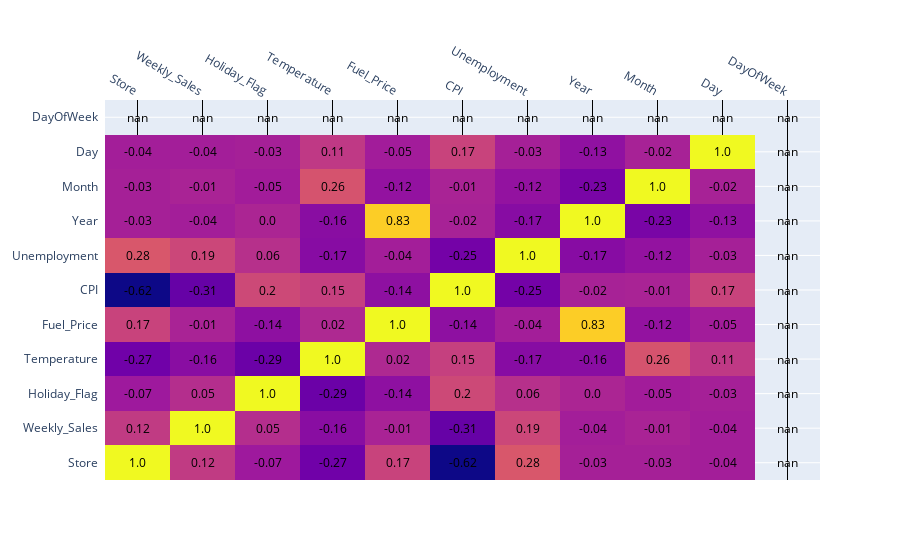

Notebook cell for this chart:
### Code cell
# Correlation matrix
corr_matrix = df.corr().round(2)

import plotly.figure_factory as ff

fig = ff.create_annotated_heatmap(corr_matrix.values,
                                  x = corr_matrix.columns.tolist(),
                                  y = corr_matrix.index.tolist())


fig.show()

### Figure 1 — Plotly figure (JSON) as saved in the notebook; plotly's stock layout.template omitted (floating-point values rounded to 4 significant figures)
{"data": [{"colorscale": [[0, "#0d0887"], [0.1111, "#46039f"], [0.2222, "#7201a8"], [0.3333, "#9c179e"], [0.4444, "#bd3786"], [0.5556, "#d8576b"], [0.6667, "#ed7953"], [0.7778, "#fb9f3a"], [0.8889, "#fdca26"], [1, "#f0f921"]], "reversescale": false, "showscale": false, "type": "heatmap", "x": ["Store", "Weekly_Sales", "Holiday_Flag", "Temperature", "Fuel_Price", "CPI", "Unemployment", "Year", "Month", "Day", "DayOfWeek"], "y": ["Store", "Weekly_Sales", "Holiday_Flag", "Temperature", "Fuel_Price", "CPI", "Unemployment", "Year", "Month", "Day", "DayOfWeek"], "z": [[1, 0.12, -0.07, -0.27, 0.17, -0.62, 0.28, -0.03, -0.03, -0.04, null], [0.12, 1, 0.05, -0.16, -0.01, -0.31, 0.19, -0.04, -0.01, -0.04, null], [-0.07, 0.05, 1, -0.29, -0.14, 0.2, 0.06, 0, -0.05, -0.03, null], [-0.27, -0.16, -0.29, 1, 0.02, 0.15, -0.17, -0.16, 0.26, 0.11, null], [0.17, -0.01, -0.14, 0.02, 1, -0.14, -0.04, 0.83, -0.12, -0.05, null], [-0.62, -0.31, 0.2, 0.15, -0.14, 1, -0.25, -0.02, -0.01, 0.17, null], [0.28, 0.19, 0.06, -0.17, -0.04, -0.25, 1, -0.17, -0.12, -0.03, null], [-0.03, -0.04, 0, -0.16, 0.83, -0.02, -0.17, 1, -0.23, -0.13, null], [-0.03, -0.01, -0.05, 0.26, -0.12, -0.01, -0.12, -0.23, 1, -0.02, null], [-0.04, -0.04, -0.03, 0.11, -0.05, 0.17, -0.03, -0.13, -0.02, 1, null], [null, null, null, null, null, null, null, null, null, null, null]]}], "layout": {"annotations": [{"font": {"color": "#000000"}, "showarrow": false, "text": "1.0", "x": "Store", "xref": "x", "y": "Store", "yref": "y"}, {"font": {"color": "#000000"}, "showarrow": false, "text": "0.12", "x": "Weekly_Sales", "xref": "x", "y": "Store", "yref": "y"}, {"font": {"color": "#000000"}, "showarrow": false, "text": "-0.07", "x": "Holiday_Flag", "xref": "x", "y": "Store", "yref": "y"}, {"font": {"color": "#000000"}, "showarrow": false, "text": "-0.27", "x": "Temperature", "xref": "x", "y": "Store", "yref": "y"}, {"font": {"color": "#000000"}, "showarrow": false, "text": "0.17", "x": "Fuel_Price", "xref": "x", "y": "Store", "yref": "y"}, {"font": {"color": "#000000"}, "showarrow": false, "text": "-0.62", "x": "CPI", "xref": "x", "y": "Store", "yref": "y"}, {"font": {"color": "#000000"}, "showarrow": false, "text": "0.28", "x": "Unemployment", "xref": "x", "y": "Store", "yref": "y"}, {"font": {"color": "#000000"}, "showarrow": false, "text": "-0.03", "x": "Year", "xref": "x", "y": "Store", "yref": "y"}, {"font": {"color": "#000000"}, "showarrow": false, "text": "-0.03", "x": "Month", "xref": "x", "y": "Store", "yref": "y"}, {"font": {"color": "#000000"}, "showarrow": false, "text": "-0.04", "x": "Day", "xref": "x", "y": "Store", "yref": "y"}, {"font": {"color": "#000000"}, "showarrow": false, "text": "nan", "x": "DayOfWeek", "xref": "x", "y": "Store", "yref": "y"}, {"font": {"color": "#000000"}, "showarrow": false, "text": "0.12", "x": "Store", "xref": "x", "y": "Weekly_Sales", "yref": "y"}, {"font": {"color": "#000000"}, "showarrow": false, "text": "1.0", "x": "Weekly_Sales", "xref": "x", "y": "Weekly_Sales", "yref": "y"}, {"font": {"color": "#000000"}, "showarrow": false, "text": "0.05", "x": "Holiday_Flag", "xref": "x", "y": "Weekly_Sales", "yref": "y"}, {"font": {"color": "#000000"}, "showarrow": false, "text": "-0.16", "x": "Temperature", "xref": "x", "y": "Weekly_Sales", "yref": "y"}, {"font": {"color": "#000000"}, "showarrow": false, "text": "-0.01", "x": "Fuel_Price", "xref": "x", "y": "Weekly_Sales", "yref": "y"}, {"font": {"color": "#000000"}, "showarrow": false, "text": "-0.31", "x": "CPI", "xref": "x", "y": "Weekly_Sales", "yref": "y"}, {"font": {"color": "#000000"}, "showarrow": false, "text": "0.19", "x": "Unemployment", "xref": "x", "y": "Weekly_Sales", "yref": "y"}, {"font": {"color": "#000000"}, "showarrow": false, "text": "-0.04", "x": "Year", "xref": "x", "y": "Weekly_Sales", "yref": "y"}, {"font": {"color": "#000000"}, "showarrow": false, "text": "-0.01", "x": "Month", "xref": "x", "y": "Weekly_Sales", "yref": "y"}, {"font": {"color": "#000000"}, "showarrow": false, "text": "-0.04", "x": "Day", "xref": "x", "y": "Weekly_Sales", "yref": "y"}, {"font": {"color": "#000000"}, "showarrow": false, "text": "nan", "x": "DayOfWeek", "xref": "x", "y": "Weekly_Sales", "yref": "y"}, {"font": {"color": "#000000"}, "showarrow": false, "text": "-0.07", "x": "Store", "xref": "x", "y": "Holiday_Flag", "yref": "y"}, {"font": {"color": "#000000"}, "showarrow": false, "text": "0.05", "x": "Weekly_Sales", "xref": "x", "y": "Holiday_Flag", "yref": "y"}, {"font": {"color": "#000000"}, "showarrow": false, "text": "1.0", "x": "Holiday_Flag", "xref": "x", "y": "Holiday_Flag", "yref": "y"}, {"font": {"color": "#000000"}, "showarrow": false, "text": "-0.29", "x": "Temperature", "xref": "x", "y": "Holiday_Flag", "yref": "y"}, {"font": {"color": "#000000"}, "showarrow": false, "text": "-0.14", "x": "Fuel_Price", "xref": "x", "y": "Holiday_Flag", "yref": "y"}, {"font": {"color": "#000000"}, "showarrow": false, "text": "0.2", "x": "CPI", "xref": "x", "y": "Holiday_Flag", "yref": "y"}, {"font": {"color": "#000000"}, "showarrow": false, "text": "0.06", "x": "Unemployment", "xref": "x", "y": "Holiday_Flag", "yref": "y"}, {"font": {"color": "#000000"}, "showarrow": false, "text": "0.0", "x": "Year", "xref": "x", "y": "Holiday_Flag", "yref": "y"}, {"font": {"color": "#000000"}, "showarrow": false, "text": "-0.05", "x": "Month", "xref": "x", "y": "Holiday_Flag", "yref": "y"}, {"font": {"color": "#000000"}, "showarrow": false, "text": "-0.03", "x": "Day", "xref": "x", "y": "Holiday_Flag", "yref": "y"}, {"font": {"color": "#000000"}, "showarrow": false, "text": "nan", "x": "DayOfWeek", "xref": "x", "y": "Holiday_Flag", "yref": "y"}, {"font": {"color": "#000000"}, "showarrow": false, "text": "-0.27", "x": "Store", "xref": "x", "y": "Temperature", "yref": "y"}, {"font": {"color": "#000000"}, "showarrow": false, "text": "-0.16", "x": "Weekly_Sales", "xref": "x", "y": "Temperature", "yref": "y"}, {"font": {"color": "#000000"}, "showarrow": false, "text": "-0.29", "x": "Holiday_Flag", "xref": "x", "y": "Temperature", "yref": "y"}, {"font": {"color": "#000000"}, "showarrow": false, "text": "1.0", "x": "Temperature", "xref": "x", "y": "Temperature", "yref": "y"}, {"font": {"color": "#000000"}, "showarrow": false, "text": "0.02", "x": "Fuel_Price", "xref": "x", "y": "Temperature", "yref": "y"}, {"font": {"color": "#000000"}, "showarrow": false, "text": "0.15", "x": "CPI", "xref": "x", "y": "Temperature", "yref": "y"}, {"font": {"color": "#000000"}, "showarrow": false, "text": "-0.17", "x": "Unemployment", "xref": "x", "y": "Temperature", "yref": "y"}, {"font": {"color": "#000000"}, "showarrow": false, "text": "-0.16", "x": "Year", "xref": "x", "y": "Temperature", "yref": "y"}, {"font": {"color": "#000000"}, "showarrow": false, "text": "0.26", "x": "Month", "xref": "x", "y": "Temperature", "yref": "y"}, {"font": {"color": "#000000"}, "showarrow": false, "text": "0.11", "x": "Day", "xref": "x", "y": "Temperature", "yref": "y"}, {"font": {"color": "#000000"}, "showarrow": false, "text": "nan", "x": "DayOfWeek", "xref": "x", "y": "Temperature", "yref": "y"}, {"font": {"color": "#000000"}, "showarrow": false, "text": "0.17", "x": "Store", "xref": "x", "y": "Fuel_Price", "yref": "y"}, {"font": {"color": "#000000"}, "showarrow": false, "text": "-0.01", "x": "Weekly_Sales", "xref": "x", "y": "Fuel_Price", "yref": "y"}, {"font": {"color": "#000000"}, "showarrow": false, "text": "-0.14", "x": "Holiday_Flag", "xref": "x", "y": "Fuel_Price", "yref": "y"}, {"font": {"color": "#000000"}, "showarrow": false, "text": "0.02", "x": "Temperature", "xref": "x", "y": "Fuel_Price", "yref": "y"}, {"font": {"color": "#000000"}, "showarrow": false, "text": "1.0", "x": "Fuel_Price", "xref": "x", "y": "Fuel_Price", "yref": "y"}, {"font": {"color": "#000000"}, "showarrow": false, "text": "-0.14", "x": "CPI", "xref": "x", "y": "Fuel_Price", "yref": "y"}, {"font": {"color": "#000000"}, "showarrow": false, "text": "-0.04", "x": "Unemployment", "xref": "x", "y": "Fuel_Price", "yref": "y"}, {"font": {"color": "#000000"}, "showarrow": false, "text": "0.83", "x": "Year", "xref": "x", "y": "Fuel_Price", "yref": "y"}, {"font": {"color": "#000000"}, "showarrow": false, "text": "-0.12", "x": "Month", "xref": "x", "y": "Fuel_Price", "yref": "y"}, {"font": {"color": "#000000"}, "showarrow": false, "text": "-0.05", "x": "Day", "xref": "x", "y": "Fuel_Price", "yref": "y"}, {"font": {"color": "#000000"}, "showarrow": false, "text": "nan", "x": "DayOfWeek", "xref": "x", "y": "Fuel_Price", "yref": "y"}, {"font": {"color": "#000000"}, "showarrow": false, "text": "-0.62", "x": "Store", "xref": "x", "y": "CPI", "yref": "y"}, {"font": {"color": "#000000"}, "showarrow": false, "text": "-0.31", "x": "Weekly_Sales", "xref": "x", "y": "CPI", "yref": "y"}, {"font": {"color": "#000000"}, "showarrow": false, "text": "0.2", "x": "Holiday_Flag", "xref": "x", "y": "CPI", "yref": "y"}, {"font": {"color": "#000000"}, "showarrow": false, "text": "0.15", "x": "Temperature", "xref": "x", "y": "CPI", "yref": "y"}, {"font": {"color": "#000000"}, "showarrow": false, "text": "-0.14", "x": "Fuel_Price", "xref": "x", "y": "CPI", "yref": "y"}, {"font": {"color": "#000000"}, "showarrow": false, "text": "1.0", "x": "CPI", "xref": "x", "y": "CPI", "yref": "y"}, {"font": {"color": "#000000"}, "showarrow": false, "text": "-0.25", "x": "Unemployment", "xref": "x", "y": "CPI", "yref": "y"}, {"font": {"color": "#000000"}, "showarrow": false, "text": "-0.02", "x": "Year", "xref": "x", "y": "CPI", "yref": "y"}, {"font": {"color": "#000000"}, "showarrow": false, "text": "-0.01", "x": "Month", "xref": "x", "y": "CPI", "yref": "y"}, {"font": {"color": "#000000"}, "showarrow": false, "text": "0.17", "x": "Day", "xref": "x", "y": "CPI", "yref": "y"}, {"font": {"color": "#000000"}, "showarrow": false, "text": "nan", "x": "DayOfWeek", "xref": "x", "y": "CPI", "yref": "y"}, {"font": {"color": "#000000"}, "showarrow": false, "text": "0.28", "x": "Store", "xref": "x", "y": "Unemployment", "yref": "y"}, {"font": {"color": "#000000"}, "showarrow": false, "text": "0.19", "x": "Weekly_Sales", "xref": "x", "y": "Unemployment", "yref": "y"}, {"font": {"color": "#000000"}, "showarrow": false, "text": "0.06", "x": "Holiday_Flag", "xref": "x", "y": "Unemployment", "yref": "y"}, {"font": {"color": "#000000"}, "showarrow": false, "text": "-0.17", "x": "Temperature", "xref": "x", "y": "Unemployment", "yref": "y"}, {"font": {"color": "#000000"}, "showarrow": false, "text": "-0.04", "x": "Fuel_Price", "xref": "x", "y": "Unemployment", "yref": "y"}, {"font": {"color": "#000000"}, "showarrow": false, "text": "-0.25", "x": "CPI", "xref": "x", "y": "Unemployment", "yref": "y"}, {"font": {"color": "#000000"}, "showarrow": false, "text": "1.0", "x": "Unemployment", "xref": "x", "y": "Unemployment", "yref": "y"}, {"font": {"color": "#000000"}, "showarrow": false, "text": "-0.17", "x": "Year", "xref": "x", "y": "Unemployment", "yref": "y"}, {"font": {"color": "#000000"}, "showarrow": false, "text": "-0.12", "x": "Month", "xref": "x", "y": "Unemployment", "yref": "y"}, {"font": {"color": "#000000"}, "showarrow": false, "text": "-0.03", "x": "Day", "xref": "x", "y": "Unemployment", "yref": "y"}, {"font": {"color": "#000000"}, "showarrow": false, "text": "nan", "x": "DayOfWeek", "xref": "x", "y": "Unemployment", "yref": "y"}, {"font": {"color": "#000000"}, "showarrow": false, "text": "-0.03", "x": "Store", "xref": "x", "y": "Year", "yref": "y"}, {"font": {"color": "#000000"}, "showarrow": false, "text": "-0.04", "x": "Weekly_Sales", "xref": "x", "y": "Year", "yref": "y"}, {"font": {"color": "#000000"}, "showarrow": false, "text": "0.0", "x": "Holiday_Flag", "xref": "x", "y": "Year", "yref": "y"}, {"font": {"color": "#000000"}, "showarrow": false, "text": "-0.16", "x": "Temperature", "xref": "x", "y": "Year", "yref": "y"}, {"font": {"color": "#000000"}, "showarrow": false, "text": "0.83", "x": "Fuel_Price", "xref": "x", "y": "Year", "yref": "y"}, {"font": {"color": "#000000"}, "showarrow": false, "text": "-0.02", "x": "CPI", "xref": "x", "y": "Year", "yref": "y"}, {"font": {"color": "#000000"}, "showarrow": false, "text": "-0.17", "x": "Unemployment", "xref": "x", "y": "Year", "yref": "y"}, {"font": {"color": "#000000"}, "showarrow": false, "text": "1.0", "x": "Year", "xref": "x", "y": "Year", "yref": "y"}, {"font": {"color": "#000000"}, "showarrow": false, "text": "-0.23", "x": "Month", "xref": "x", "y": "Year", "yref": "y"}, {"font": {"color": "#000000"}, "showarrow": false, "text": "-0.13", "x": "Day", "xref": "x", "y": "Year", "yref": "y"}, {"font": {"color": "#000000"}, "showarrow": false, "text": "nan", "x": "DayOfWeek", "xref": "x", "y": "Year", "yref": "y"}, {"font": {"color": "#000000"}, "showarrow": false, "text": "-0.03", "x": "Store", "xref": "x", "y": "Month", "yref": "y"}, {"font": {"color": "#000000"}, "showarrow": false, "text": "-0.01", "x": "Weekly_Sales", "xref": "x", "y": "Month", "yref": "y"}, {"font": {"color": "#000000"}, "showarrow": false, "text": "-0.05", "x": "Holiday_Flag", "xref": "x", "y": "Month", "yref": "y"}, {"font": {"color": "#000000"}, "showarrow": false, "text": "0.26", "x": "Temperature", "xref": "x", "y": "Month", "yref": "y"}, {"font": {"color": "#000000"}, "showarrow": false, "text": "-0.12", "x": "Fuel_Price", "xref": "x", "y": "Month", "yref": "y"}, {"font": {"color": "#000000"}, "showarrow": false, "text": "-0.01", "x": "CPI", "xref": "x", "y": "Month", "yref": "y"}, {"font": {"color": "#000000"}, "showarrow": false, "text": "-0.12", "x": "Unemployment", "xref": "x", "y": "Month", "yref": "y"}, {"font": {"color": "#000000"}, "showarrow": false, "text": "-0.23", "x": "Year", "xref": "x", "y": "Month", "yref": "y"}, {"font": {"color": "#000000"}, "showarrow": false, "text": "1.0", "x": "Month", "xref": "x", "y": "Month", "yref": "y"}, {"font": {"color": "#000000"}, "showarrow": false, "text": "-0.02", "x": "Day", "xref": "x", "y": "Month", "yref": "y"}, {"font": {"color": "#000000"}, "showarrow": false, "text": "nan", "x": "DayOfWeek", "xref": "x", "y": "Month", "yref": "y"}, {"font": {"color": "#000000"}, "showarrow": false, "text": "-0.04", "x": "Store", "xref": "x", "y": "Day", "yref": "y"}, {"font": {"color": "#000000"}, "showarrow": false, "text": "-0.04", "x": "Weekly_Sales", "xref": "x", "y": "Day", "yref": "y"}, {"font": {"color": "#000000"}, "showarrow": false, "text": "-0.03", "x": "Holiday_Flag", "xref": "x", "y": "Day", "yref": "y"}, {"font": {"color": "#000000"}, "showarrow": false, "text": "0.11", "x": "Temperature", "xref": "x", "y": "Day", "yref": "y"}, {"font": {"color": "#000000"}, "showarrow": false, "text": "-0.05", "x": "Fuel_Price", "xref": "x", "y": "Day", "yref": "y"}, {"font": {"color": "#000000"}, "showarrow": false, "text": "0.17", "x": "CPI", "xref": "x", "y": "Day", "yref": "y"}, {"font": {"color": "#000000"}, "showarrow": false, "text": "-0.03", "x": "Unemployment", "xref": "x", "y": "Day", "yref": "y"}, {"font": {"color": "#000000"}, "showarrow": false, "text": "-0.13", "x": "Year", "xref": "x", "y": "Day", "yref": "y"}, {"font": {"color": "#000000"}, "showarrow": false, "text": "-0.02", "x": "Month", "xref": "x", "y": "Day", "yref": "y"}, {"font": {"color": "#000000"}, "showarrow": false, "text": "1.0", "x": "Day", "xref": "x", "y": "Day", "yref": "y"}, {"font": {"color": "#000000"}, "showarrow": false, "text": "nan", "x": "DayOfWeek", "xref": "x", "y": "Day", "yref": "y"}, {"font": {"color": "#000000"}, "showarrow": false, "text": "nan", "x": "Store", "xref": "x", "y": "DayOfWeek", "yref": "y"}, {"font": {"color": "#000000"}, "showarrow": false, "text": "nan", "x": "Weekly_Sales", "xref": "x", "y": "DayOfWeek", "yref": "y"}, {"font": {"color": "#000000"}, "showarrow": false, "text": "nan", "x": "Holiday_Flag", "xref": "x", "y": "DayOfWeek", "yref": "y"}, {"font": {"color": "#000000"}, "showarrow": false, "text": "nan", "x": "Temperature", "xref": "x", "y": "DayOfWeek", "yref": "y"}, {"font": {"color": "#000000"}, "showarrow": false, "text": "nan", "x": "Fuel_Price", "xref": "x", "y": "DayOfWeek", "yref": "y"}, {"font": {"color": "#000000"}, "showarrow": false, "text": "nan", "x": "CPI", "xref": "x", "y": "DayOfWeek", "yref": "y"}, {"font": {"color": "#000000"}, "showarrow": false, "text": "nan", "x": "Unemployment", "xref": "x", "y": "DayOfWeek", "yref": "y"}, {"font": {"color": "#000000"}, "showarrow": false, "text": "nan", "x": "Year", "xref": "x", "y": "DayOfWeek", "yref": "y"}, {"font": {"color": "#000000"}, "showarrow": false, "text": "nan", "x": "Month", "xref": "x", "y": "DayOfWeek", "yref": "y"}, {"font": {"color": "#000000"}, "showarrow": false, "text": "nan", "x": "Day", "xref": "x", "y": "DayOfWeek", "yref": "y"}, {"font": {"color": "#000000"}, "showarrow": false, "text": "nan", "x": "DayOfWeek", "xref": "x", "y": "DayOfWeek", "yref": "y"}], "xaxis": {"dtick": 1, "gridcolor": "rgb(0, 0, 0)", "side": "top", "ticks": ""}, "yaxis": {"dtick": 1, "ticks": "", "ticksuffix": "  "}}}
